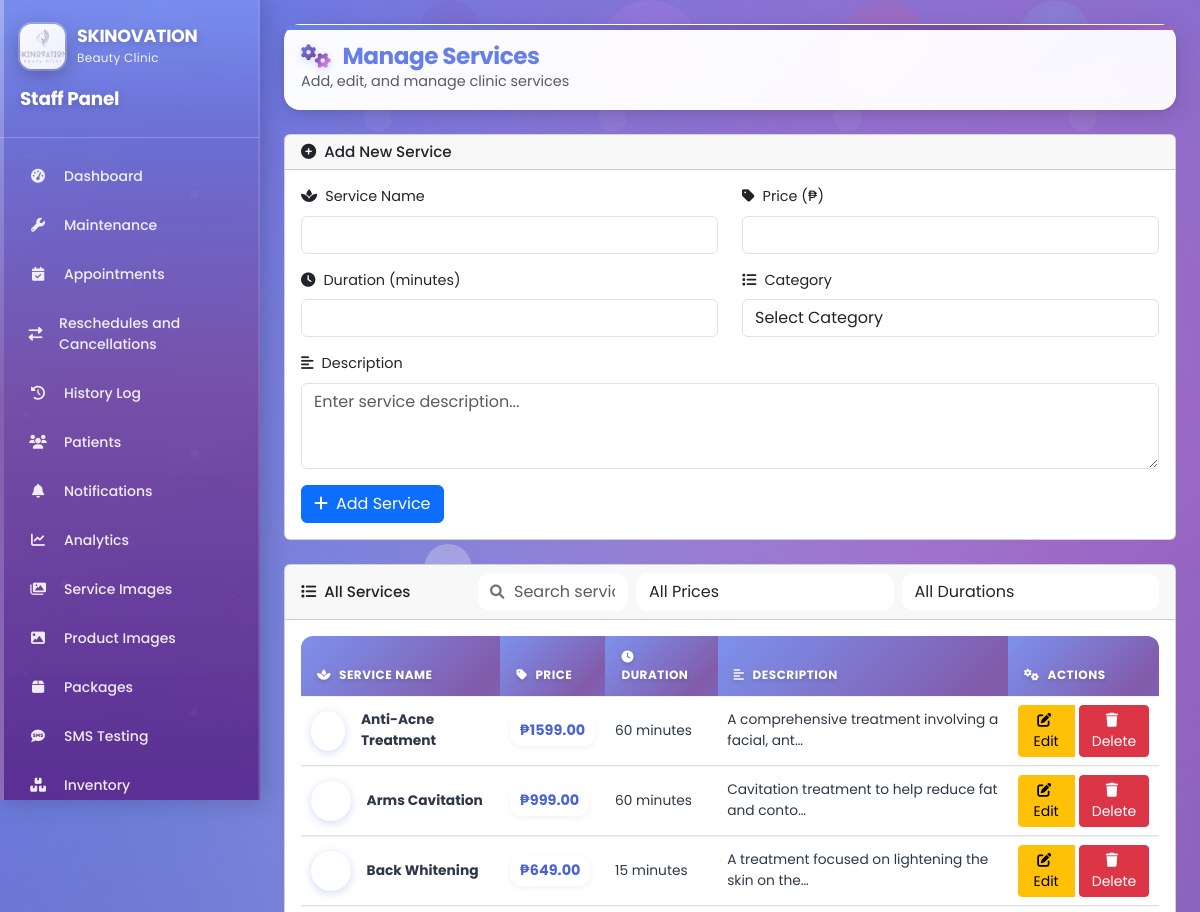
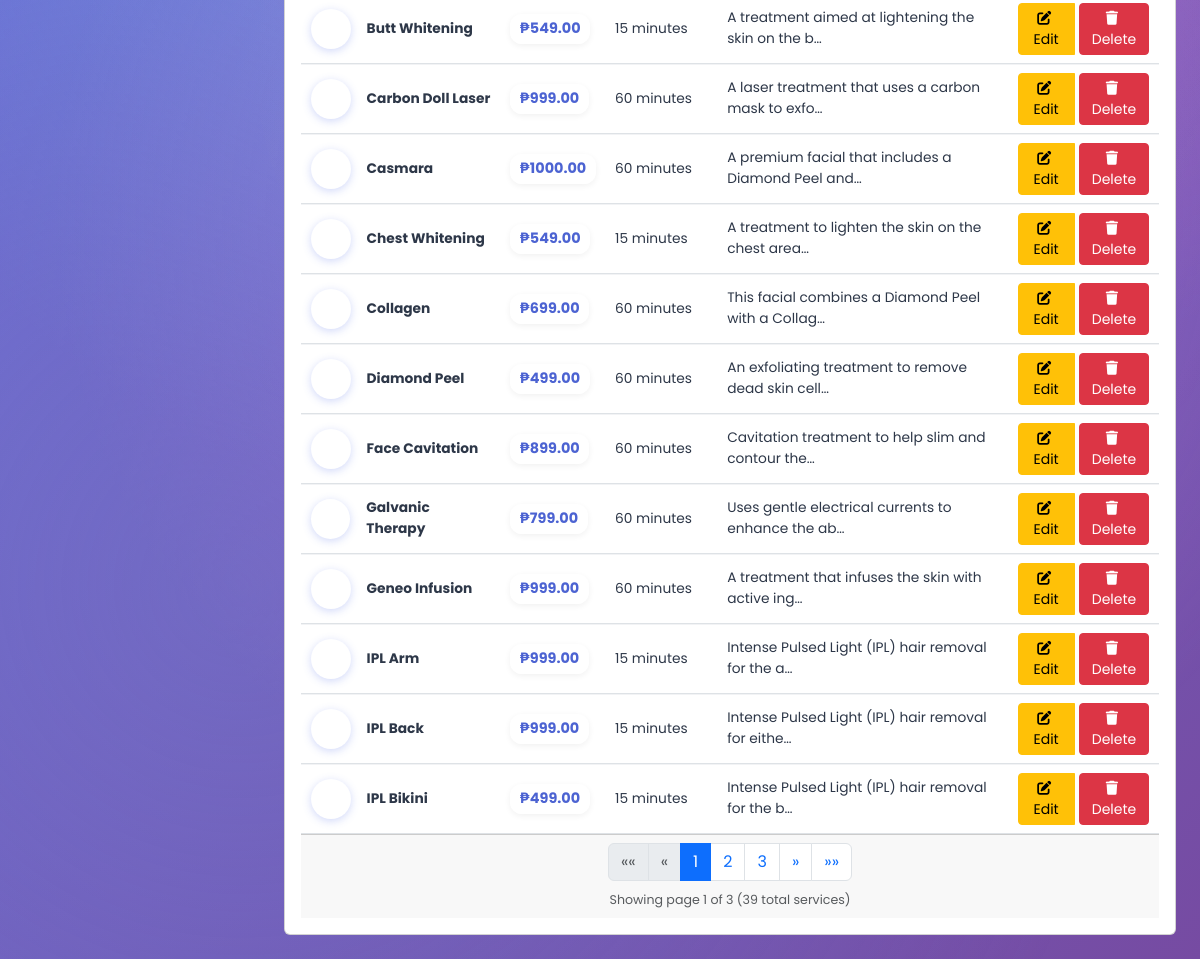
Page /appointments/admin/manage-services/ (signed in) on the committed database (2 pictures, top to bottom).
### services/models.py (models this page shows, shortened)
class Service(models.Model):
    service_name = models.CharField(max_length=100)
    description = models.TextField(blank=True, null=True)
    price = models.DecimalField(max_digits=10, decimal_places=2, blank=True, null=True)
    duration = models.IntegerField(help_text="Duration in minutes")
    category = models.ForeignKey(ServiceCategory, on_delete=models.CASCADE, related_name='services')
    image = models.ImageField(upload_to='services/', blank=True, null=True)
    archived = models.BooleanField(default=False)
    created_at = models.DateTimeField(auto_now_add=True)
    updated_at = models.DateTimeField(auto_now=True)
    class Meta:
        db_table = 'services'
        ordering = ['service_name']

### appointments/admin_views.py (the view, shortened to what this page needs)
# urls.py: path('admin/manage-services/', admin_views.admin_manage_services, name='admin_manage_services'),
@login_required
@user_passes_test(is_admin)
def admin_manage_services(request):
    from services.models import Service, ServiceCategory
    from django.core.paginator import Paginator
    services = Service.objects.filter(archived=False).order_by('service_name')
    paginator = Paginator(services, 15)
    page_number = request.GET.get('page')
    page_obj = paginator.get_page(page_number)
    categories = ServiceCategory.objects.all()
    context = {
        'services': page_obj,
        'page_obj': page_obj,
        'categories': categories,
    }
    return render(request, 'appointments/admin_manage_services.html', context)

### appointments/admin_views.py (called while the page is built)
def is_admin(user):
    return user.is_authenticated and user.user_type == 'admin'

### appointments/context_processors.py (called while the page is built)
def notification_count(request):
    if request.user.is_authenticated:
        if request.user.user_type == 'admin':
            count = Notification.objects.filter(patient__isnull=True, is_read=False).count()
        elif request.user.user_type == 'owner':
            count = Notification.objects.filter(patient__isnull=True, is_read=False).count()
        elif request.user.user_type == 'attendant':
            count = Notification.objects.filter(
                (Q(patient=request.user) | Q(patient__isnull=True)),
                is_read=False
            ).count()
        else:
            count = Notification.objects.filter(patient=request.user, is_read=False).count()
    else:
        count = 0
    return {
        'notification_count': count
    }

### templates/appointments/admin_manage_services.html (shortened to what this page needs)
{% extends 'appointments/admin_base.html' %}
{% load static %}
{% block content %}
<div class="content-header">
    <div>
        <h1 class="page-title" style="margin:0;">
            <i class="fas fa-cogs"></i>
            Manage Services
        </h1>
        <p class="text-muted mb-0">Add, edit, and manage clinic services</p>
    </div>
</div>
<div class="card mb-4">
    <div class="card-header">
        <h5 class="mb-0">
            <i class="fas fa-plus-circle me-2"></i>Add New Service
        </h5>
    </div>
    <div class="card-body">
        <form method="post">
            <div class="row">
                <div class="col-md-6">
                    <div class="mb-3">
                        <label for="service_name" class="form-label">
                            <i class="fas fa-spa me-2"></i>Service Name
                        </label>
                        <input type="text" class="form-control" id="service_name" name="service_name"
                               pattern="[A-Za-z\s]+"
                               title="Only letters and spaces allowed"
                               oninput="this.value = this.value.replace(/[^A-Za-z\s]/g, '')"
                               required>
                    </div>
                </div>
                <div class="col-md-6">
                    <div class="mb-3">
                        <label for="price" class="form-label">
                            <i class="fas fa-tag me-2"></i>Price (₱)
                        </label>
                        <input type="number" class="form-control" id="price" name="price"
                               step="0.01"
                               min="0"
                               oninput="formatPriceInput(this)"
                               required>
                    </div>
                </div>
            </div>
            <div class="row">
                <div class="col-md-6">
                    <div class="mb-3">
                        <label for="duration" class="form-label">
                            <i class="fas fa-clock me-2"></i>Duration (minutes)
                        </label>
                        <input type="number" class="form-control" id="duration" name="duration" required>
                    </div>
                </div>
                <div class="col-md-6">
                    <div class="mb-3">
                        <label for="category" class="form-label">
                            <i class="fas fa-list me-2"></i>Category
                        </label>
                        <select class="form-control" id="category" name="category" required>
                            <option value="">Select Category</option>
                        </select>
                    </div>
                </div>
            </div>
            <div class="mb-3">
                <label for="description" class="form-label">
                    <i class="fas fa-align-left me-2"></i>Description
                </label>
                <textarea class="form-control" id="description" name="description" rows="3" placeholder="Enter service description..."></textarea>
            </div>
            <button type="submit" class="btn btn-primary">
                <i class="fas fa-plus me-2"></i>Add Service
            </button>
        </form>
    </div>
</div>
<div class="card">
    <div class="card-header">
        <div class="d-flex justify-content-between align-items-center">
            <h5 class="mb-0">
                <i class="fas fa-list me-2"></i>All Services
            </h5>
            <div class="d-flex gap-2">
                <div class="search-box">
                    <i class="fas fa-search"></i>
                    <input type="text" id="serviceSearch" placeholder="Search services..." class="form-control">
                </div>
                <select id="priceFilter" class="form-control">
                    <option value="">All Prices</option>
                </select>
                <select id="durationFilter" class="form-control">
                    <option value="">All Durations</option>
                </select>
            </div>
        </div>
    </div>
    <div class="card-body">
        {% if services %}
            <div class="table-responsive">
                <table class="table" id="servicesTable">
                    <thead>
                        <tr>
                            <th><i class="fas fa-spa me-2"></i>Service Name</th>
                            <th><i class="fas fa-tag me-2"></i>Price</th>
                            <th><i class="fas fa-clock me-2"></i>Duration</th>
                            <th><i class="fas fa-align-left me-2"></i>Description</th>
                            <th><i class="fas fa-cogs me-2"></i>Actions</th>
                        </tr>
                    </thead>
                    <tbody>
                        {% for service in services %}
                        <tr class="service-row" data-name="{{ service.service_name|lower }}" data-price="{{ service.price }}" data-duration="{{ service.duration }}">
                            <td>
                                <div class="d-flex align-items-center">
                                    <div class="service-icon me-3">
                                        <i class="fas fa-spa"></i>
                                    </div>
                                    <strong>{{ service.service_name }}</strong>
                                </div>
                            </td>
                            <td>
                                <span class="price-badge">₱{{ service.price|floatformat:2 }}</span>
                            </td>
                            <td>{{ service.duration }} minutes</td>
                            <td>{{ service.description|truncatechars:50|default:"No description" }}</td>
                            <td>
                                <div class="btn-group" role="group">
                                    <button class="btn btn-sm btn-warning" onclick="showEditForm({{ service.id }})">
                                        <i class="fas fa-edit me-1"></i>Edit
                                    </button>
                                    <form method="post" style="display: inline;" onsubmit="return confirm('Are you sure you want to delete this service?')">
                                        <button type="submit" class="btn btn-sm btn-danger">
                                            <i class="fas fa-trash me-1"></i>Delete
                                        </button>
                                    </form>
                                </div>
                            </td>
                        </tr>
                        {% endfor %}
                    </tbody>
                </table>
            </div>
            {% if page_obj.has_other_pages %}
            <div class="card-footer">
                <nav aria-label="Page navigation">
                    <ul class="pagination justify-content-center mb-0">
                        {% if page_obj.has_previous %}
                            <li class="page-item">
                                <a class="page-link" href="?page=1" aria-label="First">
                                    <span aria-hidden="true">&laquo;&laquo;</span>
                                </a>
                            </li>
                            <li class="page-item">
                                <a class="page-link" href="?page={{ page_obj.previous_page_number }}" aria-label="Previous">
                                    <span aria-hidden="true">&laquo;</span>
                                </a>
                            </li>
                        {% else %}
                            <li class="page-item disabled">
                                <span class="page-link">&laquo;&laquo;</span>
                            </li>
                            <li class="page-item disabled">
                                <span class="page-link">&laquo;</span>
                            </li>
                        {% endif %}
                        {% for num in page_obj.paginator.page_range %}
                            {% if page_obj.number == num %}
                                <li class="page-item active">
                                    <span class="page-link">{{ num }}</span>
                                </li>
                            {% elif num > page_obj.number|add:'-3' and num < page_obj.number|add:'3' %}
                                <li class="page-item">
                                    <a class="page-link" href="?page={{ num }}">{{ num }}</a>
                                </li>
                            {% endif %}
                        {% endfor %}
                        {% if page_obj.has_next %}
                            <li class="page-item">
                                <a class="page-link" href="?page={{ page_obj.next_page_number }}" aria-label="Next">
                                    <span aria-hidden="true">&raquo;</span>
                                </a>
                            </li>
                            <li class="page-item">
                                <a class="page-link" href="?page={{ page_obj.paginator.num_pages }}" aria-label="Last">
                                    <span aria-hidden="true">&raquo;&raquo;</span>
                                </a>
                            </li>
                        {% endif %}
                    </ul>
                </nav>
                <div class="text-center mt-2 text-muted">
                    <small>Showing page {{ page_obj.number }} of {{ page_obj.paginator.num_pages }} ({{ page_obj.paginator.count }} total services)</small>
                </div>
            </div>
            {% endif %}
        {% else %}
            <div class="text-center py-5">
                <i class="fas fa-spa fa-3x text-muted mb-3"></i>
                <h5 class="text-muted">No services found</h5>
                <p class="text-muted">Add your first service using the form above.</p>
            </div>
        {% endif %}
    </div>
</div>
{% endblock %}

### templates/appointments/admin_manage_services.html (style rules this page uses)
.service-icon { width: 40px; height: 40px; background: var(--gradient-primary); border-radius: 50%; display: flex; align-items: center; justify-content: center; color: white; font-size: 14px; box-shadow: 0 2px 8px rgba(102, 126, 234, 0.3); }
.price-badge { background: rgba(255,255,255,0.95); color: var(--dark-color); padding: 0.25rem 0.6rem; border-radius: 12px; font-weight: 700; font-size: 0.9rem; box-shadow: 0 2px 6px rgba(0,0,0,0.06); display: inline-block; }
.btn-group .btn { margin-right: 0.25rem; }
.btn-group .btn:last-child { margin-right: 0; }
.search-box { position: relative; display: flex; align-items: center; }
.search-box i { position: absolute; left: 12px; color: #6c757d; z-index: 2; }
.search-box input { padding-left: 35px; border-radius: 12px; border: 1px solid rgba(255, 255, 255, 0.3); background: rgba(255, 255, 255, 0.9); backdrop-filter: blur(10px); transition: all 0.3s ease; }
.card-header .form-control { border-radius: 12px; border: 1px solid rgba(255, 255, 255, 0.3); background: rgba(255, 255, 255, 0.9); backdrop-filter: blur(10px); transition: all 0.3s ease; min-width: 150px; }
.service-row { transition: all 0.3s ease; }

### rows in the picture
Service: service_name "Anti-Acne Treatment", price "1599.00", duration "60", description "A comprehensive treatment involving a facial, ant…"
Service: service_name "Arms Cavitation", price "999.00", duration "60", description "Cavitation treatment to help reduce fat and conto…"
Service: service_name "Back Whitening", price "649.00", duration "15", description "A treatment focused on lightening the skin on the…"
Service: service_name "Butt Whitening", price "549.00", duration "15", description "A treatment aimed at lightening the skin on the b…"
Service: service_name "Carbon Doll Laser", price "999.00", duration "60", description "A laser treatment that uses a carbon mask to exfo…"
Service: service_name "Casmara", price "1000.00", duration "60", description "A premium facial that includes a Diamond Peel and…"
Service: service_name "Chest Whitening", price "549.00", duration "15", description "A treatment to lighten the skin on the chest area…"
Service: service_name "Collagen", price "699.00", duration "60", description "This facial combines a Diamond Peel with a Collag…"
Service: service_name "Diamond Peel", price "499.00", duration "60", description "An exfoliating treatment to remove dead skin cell…"
Service: service_name "Face Cavitation", price "899.00", duration "60", description "Cavitation treatment to help slim and contour the…"
Service: service_name "Galvanic Therapy", price "799.00", duration "60", description "Uses gentle electrical currents to enhance the ab…"
Service: service_name "Geneo Infusion", price "999.00", duration "60", description "A treatment that infuses the skin with active ing…"
Service: service_name "IPL Arm", price "999.00", duration "15", description "Intense Pulsed Light (IPL) hair removal for the a…"
Service: service_name "IPL Back", price "999.00", duration "15", description "Intense Pulsed Light (IPL) hair removal for eithe…"
Service: service_name "IPL Bikini", price "499.00", duration "15", description "Intense Pulsed Light (IPL) hair removal for the b…"

### other values in the picture
{{ num }} "1"
{{ num }} "2" "3"
{{ page_obj.number }} "1"
{{ page_obj.paginator.num_pages }} "3"
{{ page_obj.paginator.count }} "39"
